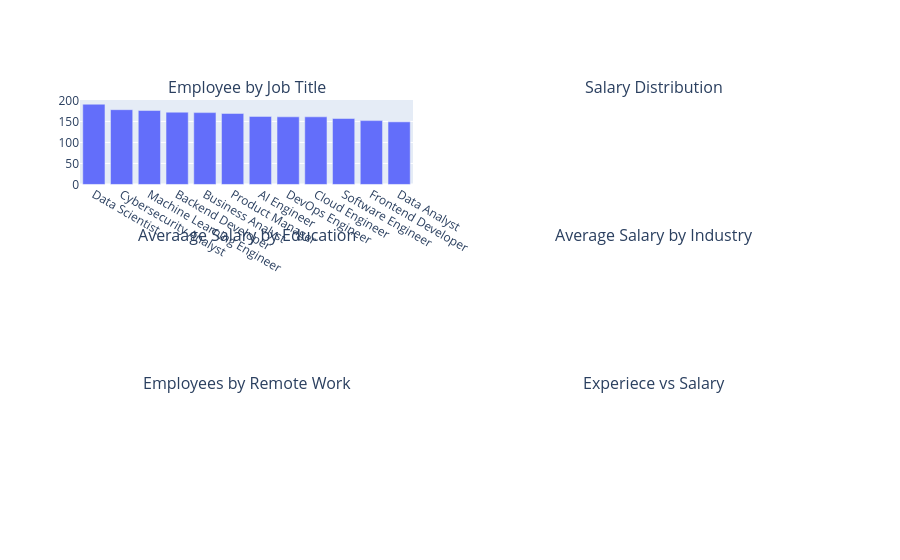

Write notebook code for a chart like this one.
### Code cell
dashboard.add_trace(go.Bar(
    x=job_counts["job_title"],
    y=job_counts["employee_count"]),
    row=1,
    col=1)

### Figure 1 — Plotly figure (JSON) as saved in the notebook; plotly's stock layout.template omitted (floating-point values rounded to 4 significant figures)
{"data": [{"type": "bar", "x": ["Data Scientist", "Cybersecurity Analyst", "Machine Learning Engineer", "Backend Developer", "Business Analyst", "Product Manager", "AI Engineer", "DevOps Engineer", "Cloud Engineer", "Software Engineer", "Frontend Developer", "Data Analyst"], "xaxis": "x", "y": [191, 178, 176, 172, 171, 169, 162, 161, 161, 157, 152, 149], "yaxis": "y"}], "layout": {"annotations": [{"font": {"size": 16}, "showarrow": false, "text": "Employee by Job Title", "x": 0.225, "xanchor": "center", "xref": "paper", "y": 1, "yanchor": "bottom", "yref": "paper"}, {"font": {"size": 16}, "showarrow": false, "text": "Salary Distribution", "x": 0.775, "xanchor": "center", "xref": "paper", "y": 1, "yanchor": "bottom", "yref": "paper"}, {"font": {"size": 16}, "showarrow": false, "text": "Averaage Salary by Education", "x": 0.225, "xanchor": "center", "xref": "paper", "y": 0.6111, "yanchor": "bottom", "yref": "paper"}, {"font": {"size": 16}, "showarrow": false, "text": "Average Salary by Industry", "x": 0.775, "xanchor": "center", "xref": "paper", "y": 0.6111, "yanchor": "bottom", "yref": "paper"}, {"font": {"size": 16}, "showarrow": false, "text": "Employees by Remote Work", "x": 0.225, "xanchor": "center", "xref": "paper", "y": 0.2222, "yanchor": "bottom", "yref": "paper"}, {"font": {"size": 16}, "showarrow": false, "text": "Experiece vs Salary", "x": 0.775, "xanchor": "center", "xref": "paper", "y": 0.2222, "yanchor": "bottom", "yref": "paper"}], "xaxis": {"anchor": "y", "domain": [0, 0.45]}, "xaxis2": {"anchor": "y2", "domain": [0.55, 1]}, "xaxis3": {"anchor": "y3", "domain": [0, 0.45]}, "xaxis4": {"anchor": "y4", "domain": [0.55, 1]}, "xaxis5": {"anchor": "y5", "domain": [0, 0.45]}, "xaxis6": {"anchor": "y6", "domain": [0.55, 1]}, "yaxis": {"anchor": "x", "domain": [0.7778, 1]}, "yaxis2": {"anchor": "x2", "domain": [0.7778, 1]}, "yaxis3": {"anchor": "x3", "domain": [0.3889, 0.6111]}, "yaxis4": {"anchor": "x4", "domain": [0.3889, 0.6111]}, "yaxis5": {"anchor": "x5", "domain": [0, 0.2222]}, "yaxis6": {"anchor": "x6", "domain": [0, 0.2222]}}}
